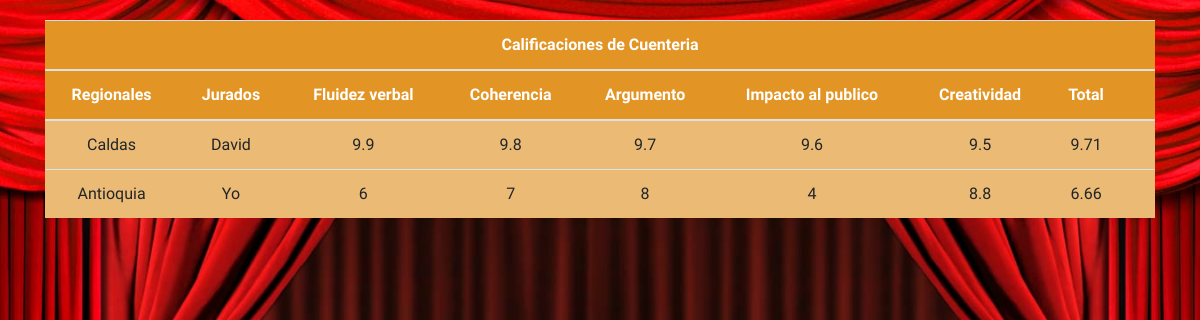
/ConC.php, run on the app's committed database.
### tables this page shows
CREATE TABLE IF NOT EXISTS `cuenteria` (
  `id` int(11) NOT NULL,
  `fluidez_verbal` float(11,1) NOT NULL,
  `coherencia` float(11,1) NOT NULL,
  `argumento` float(11,1) NOT NULL,
  `impacto_al_publico` float(11,1) NOT NULL,
  `creatividad` float(11,1) NOT NULL,
  `total` float(11,2) NOT NULL,
  `id_regional` int(11) NOT NULL,
  `id_jurado` int(11) NOT NULL
);

CREATE TABLE IF NOT EXISTS `regional` (
  `id_regional` int(10) NOT NULL,
  `nombre` varchar(30) NOT NULL
);

CREATE TABLE IF NOT EXISTS `jurado` (
  `n°_documento` int(11) NOT NULL,
  `tipo_de_documento` varchar(2) NOT NULL,
  `nombre` varchar(30) NOT NULL,
  `apellido` varchar(30) NOT NULL,
  `especialidad` varchar(40) NOT NULL,
  `contraseña` varchar(40) NOT NULL
);

### ConC.php (the view, shortened to what this page needs)
<?php
  $con = new PDO('mysql:host=localhost;dbname=zonales1;charset=utf8','root','');
  $jurado = $_SESSION['user'];
?>
<!DOCTYPE html>
<html lang="en">
<head>
  <link rel="stylesheet" href="css/bootstrap.min.css">
  <link rel="stylesheet" type="text/css" href="css/table.css">
</head>
<body>
  <div class="container">
    <div class="table-responsive" id="contenedor" style="width:100%">
    <table class="table fil" id="table">
      <thead class="text-center">
        <tr>
          <th colspan="9">Calificaciones de Cuenteria</th>
        </tr>
        <tr>
          <th>Regionales</th>
          <th>Jurados</th>
          <th>Fluidez verbal</th>
          <th>Coherencia</th>
          <th>Argumento</th>
          <th>Impacto al publico</th>
          <th>Creatividad</th>
          <th>Total</th>
          <th></th>
        </tr>
      </thead>
      <tbody>
        <?php
            $query = $con->query("SELECT id, id_jurado, jurado.nombre AS 'jurado',regional.nombre AS 'regional',fluidez_verbal,coherencia,argumento,impacto_al_publico,creatividad,total FROM cuenteria,jurado,regional WHERE cuenteria.id_regional=regional.id_regional AND cuenteria.id_jurado=jurado.n°_documento ORDER By total DESC");
            while($row = $query->fetchObject()){
              $res[] = $row;
            }
            if(isset($res)){
              foreach($res as $key=>$value){
                if($value->id_jurado == $jurado){
                  echo '<tr><td>'.$value->regional.'</td><td>'.$value->jurado.'</td><td>'.$value->fluidez_verbal.'</td><td>'.$value->coherencia.'</td><td>'.$value->argumento.'</td><td>'.$value->impacto_al_publico.'</td><td>'.$value->creatividad.'</td><td>'.$value->total.'</td><td><a class="btn btn-danger" href="editC.php?id='.$value->id.'">Editar</a></td></tr>';
                }else{
                  echo '<tr><td>'.$value->regional.'</td><td>'.$value->jurado.'</td><td>'.$value->fluidez_verbal.'</td><td>'.$value->coherencia.'</td><td>'.$value->argumento.'</td><td>'.$value->impacto_al_publico.'</td><td>'.$value->creatividad.'</td><td>'.$value->total.'</td><td></td></tr>';
                }
              }
            }else{
              echo '<tr><td colspan="8">No hay registros</td></tr>';
            }
        ?>
      </tbody>
    </table>
 </div>
  </div>
</body>
</html>

### css/table.css (style rules this page uses)
body { font-family: 'Merienda', cursive; background: url(../img/cortina.jpg) no-repeat center fixed; background-size: cover; }
#contenedor { margin: auto; width:60%; text-align: center; }
#table { background-color: #FFFFFF; margin-top: 20px; background: #ebba74; }
th { background-color: #e29525; color: white; }

### data on the page
cuenteria: id_regional.nombre "Caldas", id_jurado.nombre "David", fluidez_verbal "9.9", coherencia "9.8", argumento "9.7", impacto_al_publico "9.6", creatividad "9.5", total "9.71"
cuenteria: id_regional.nombre "Antioquia", id_jurado.nombre "Yo", fluidez_verbal "6", coherencia "7", argumento "8", impacto_al_publico "4", creatividad "8.8", total "6.66"
